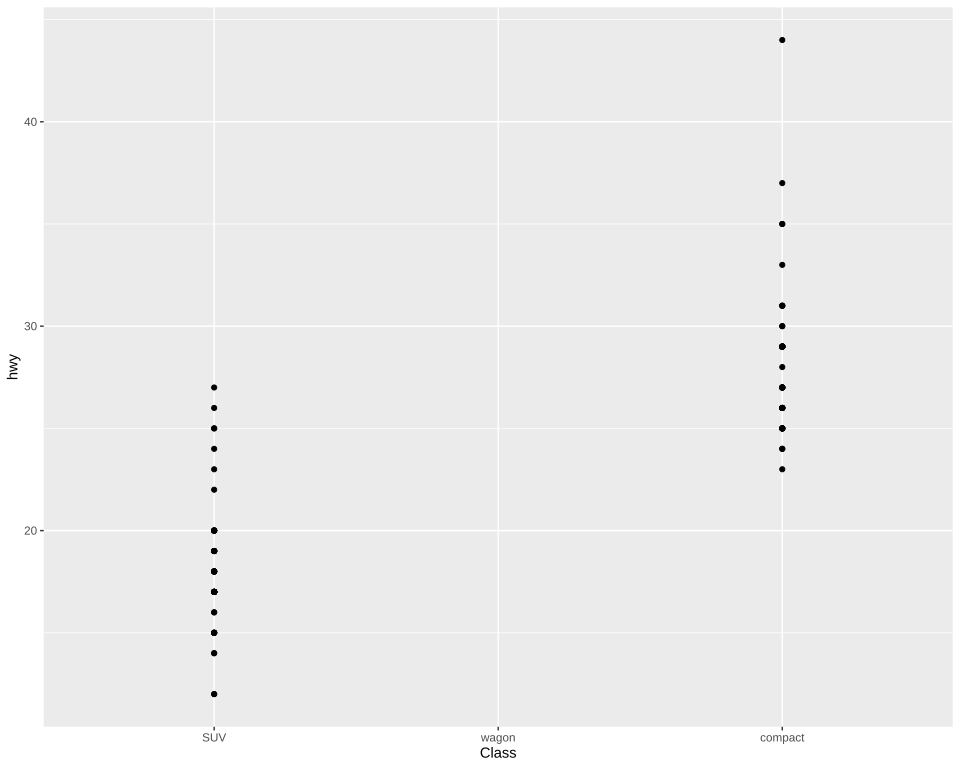

Generate this figure with R:
# The plot test/golden/scale_discrete.svg draws, drawn by ggplot2 itself, as ggplot2's own visual tests draw
# their snapshots: the independent check on that golden whenever it changes. The suite never runs
# this; it needs R, ggplot2 and vdiffr, saved as the Docker image giggly-r:ggplot2-4.0.3. From the
# repository's root:
#
#   docker run --rm -v "$PWD/test/golden":/golden:ro giggly-r:ggplot2-4.0.3 \
#     Rscript /golden/scale_discrete.R > scale_discrete.ggplot2.svg
#
# and compare the two drawings element by element, as test/golden/point.R describes.
#
# mpg's highway mileage by class on a discrete x scale named "Class", which titles the axis,
# showing suv, wagon and compact in that order: the classes it leaves out are not drawn, wagon,
# which mpg lacks, leaves its place empty, and suv is labelled by value.
#
# First checked with ggplot2 4.0.3 and vdiffr 1.0.9: every element and clip path matches, the one
# departure test/golden/point.R's, the x axis drawn before the y.

library(ggplot2)

plot <- ggplot(mpg, aes(class, hwy)) +
  geom_point() +
  scale_x_discrete("Class", limits = c("suv", "wagon", "compact"), labels = c(suv = "SUV")) +
  theme_gray()

file <- tempfile(fileext = ".svg")
suppressWarnings(vdiffr::write_svg(plot, file))
cat(readLines(file), sep = "\n")
